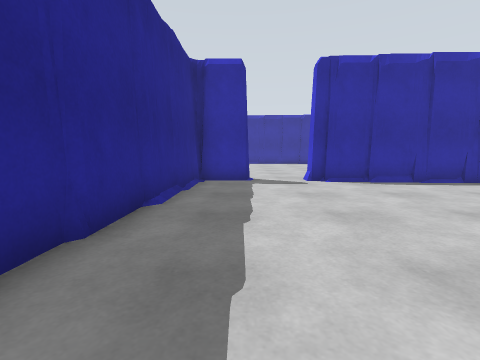
View 1 (above)

24 first-person views from a walk through a Gazebo world. The camera is 0.94 m above the floor, tilts 6° down and sees 85° across. The floor is counted in squares, 1 m on a side. Each view is taken from the middle of a square. On the plan, view 1 faces up. The plan holds only what a view shows up to about 11 squares ahead; the rest is blank. The place goes on beyond the plan. Simple shapes stand in for some stock models.

View 2
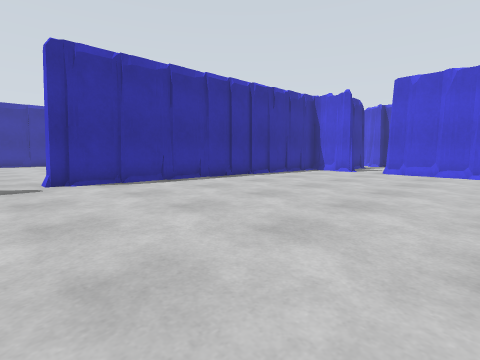

View 3
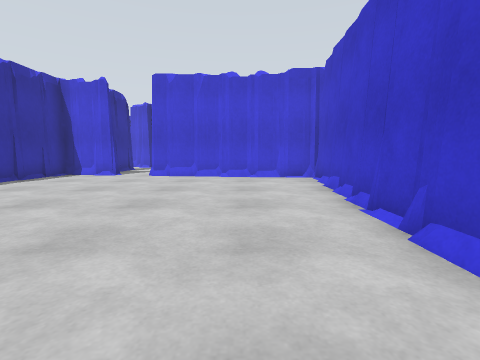

View 4
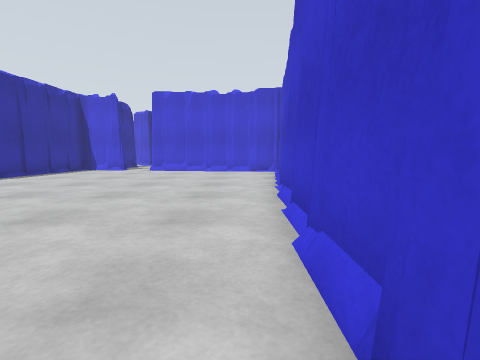

View 5
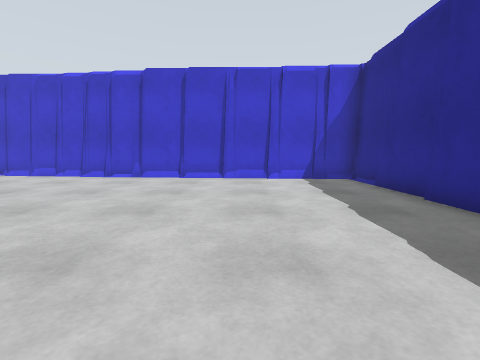

View 6
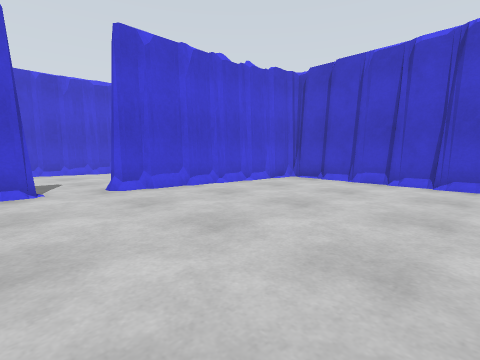

View 7
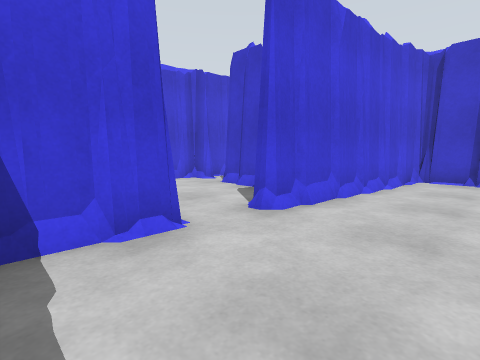

View 8
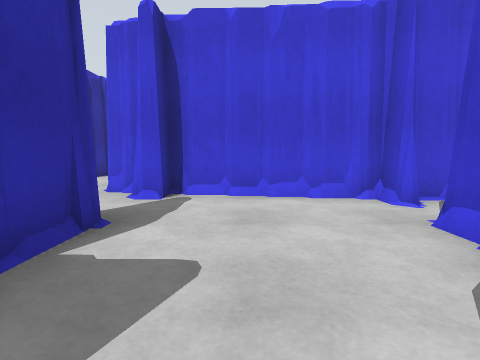

View 9
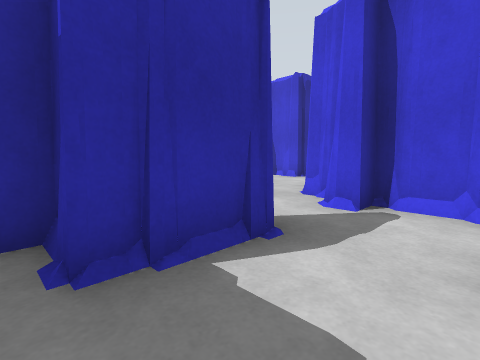

View 10
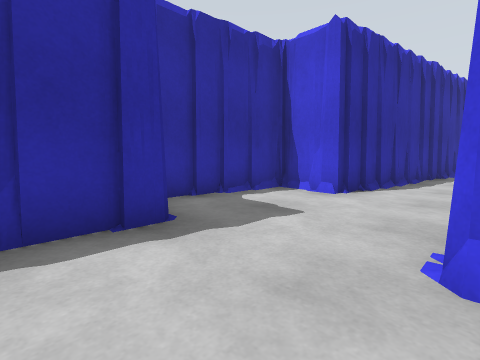

View 11
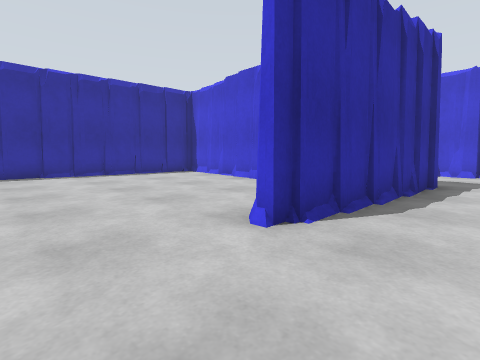

View 12
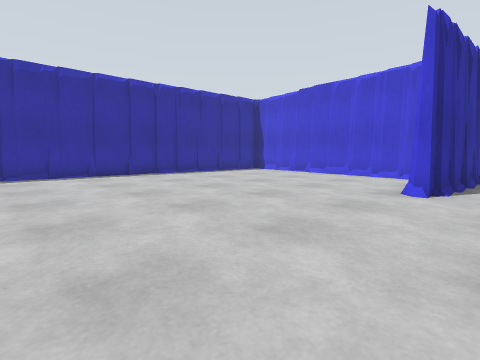

View 13
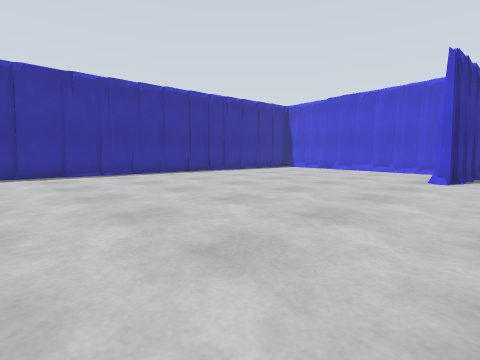

View 14
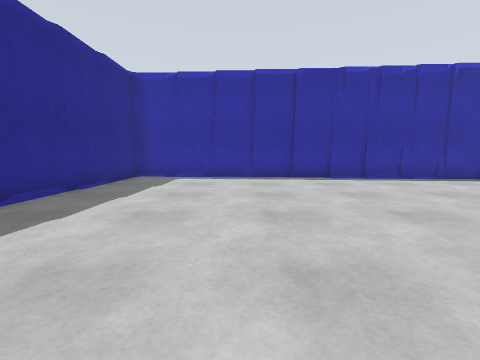

View 15
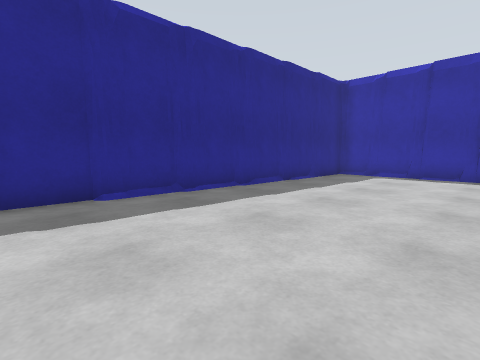

View 16
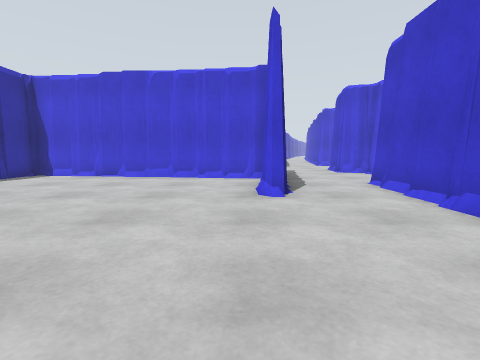

View 17
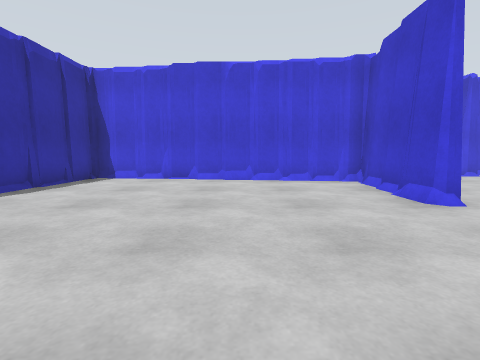

View 18
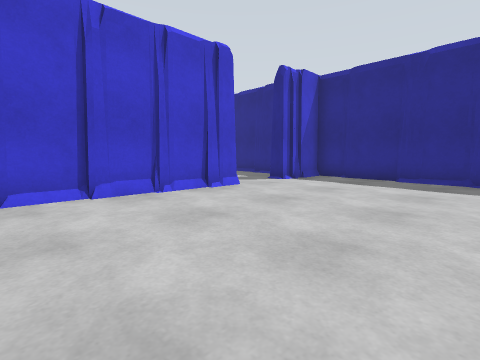

View 19
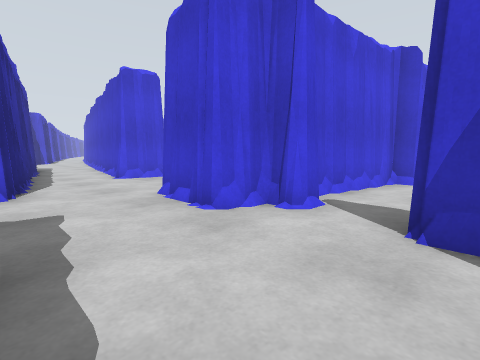

View 20
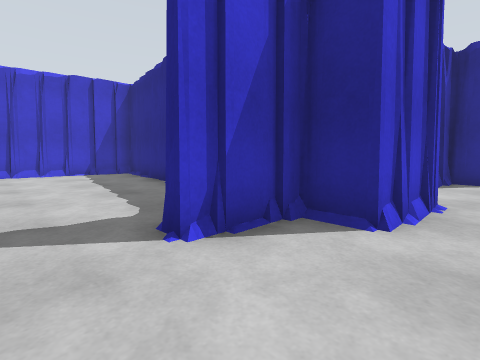

View 21
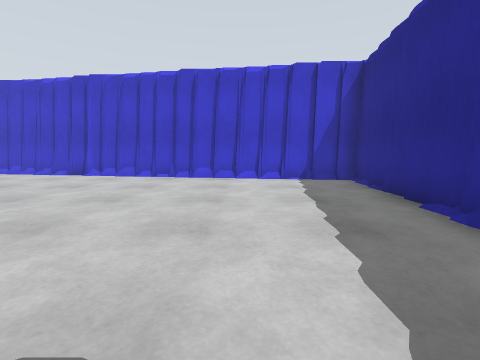

View 22
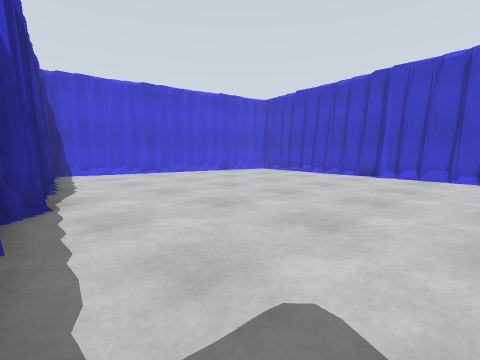

View 23
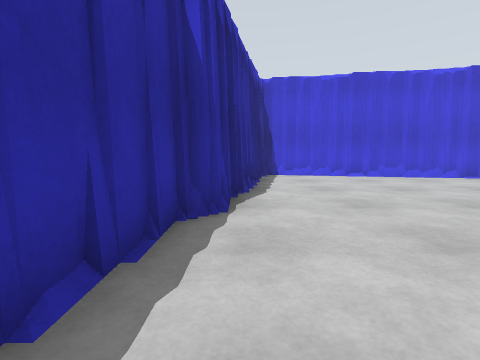

View 24
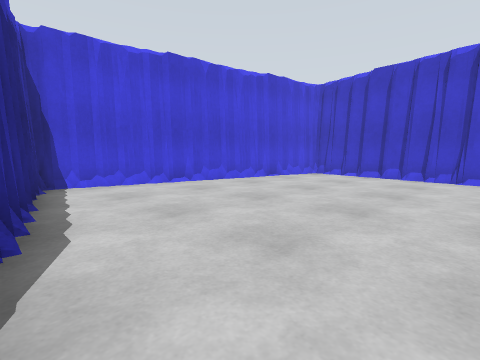

### Floor plan
Key: @ floor where view 1 was taken; # wall or solid block; . floor.
Columns run from 2 left of view 1 to 40 right of it. Each row starts with its distance up from view 1.
 22  #############
 21  #...........#########
 20  #...................#
 19 ##...................#
 18 #....................#
 17 #....................#
 16 #...................##
 15 #...................#
 14 #...................#
 13 #...................#
 12 #...................# #####
 11 #...............#######...#
 10 #.........................###
  9 ###..######  ...............#######
  8 #.......###########...............#
  7 #...............#.##..###.......
  6 #...............#.##..# ##...###
  5 #.....................#  ##..#. #####
  4 #.....................#   ..........######
  3 #...............#.....#  ................##
  2 #...............#.....# #.................#
  1 #...............####.####.................#
  0 #.@............##    # #..................#
 -1 #..............#       #..................#
 -2 ###########....#       #.................##
 -3           ######       #.................#
 -4                        ##................#
 -5                         #######..........#
 -6                               #######...
 -7                                     ####

Positions as (right, up) in squares from view 1, and headings:
1: (0, 0), facing up
2: (1, 0), facing up-right
3: (3, 0), facing right
4: (0, -1), facing right
5: (2, 8), facing down
6: (7, 6), facing down-right
7: (11, 7), facing down-right
8: (14, 4), facing right
9: (15, 4), facing up-right
10: (18, 7), facing up-right
11: (11, 9), facing up-right
12: (7, 10), facing up-right
13: (4, 10), facing up-right
14: (3, 12), facing up
15: (4, 11), facing up-left
16: (8, 12), facing right
17: (9, 15), facing right
18: (8, 15), facing down-left
19: (17, 10), facing down-right
20: (26, 8), facing down-left
21: (25, 5), facing down
22: (28, 5), facing down-right
23: (29, 4), facing right
24: (32, 4), facing down-right
